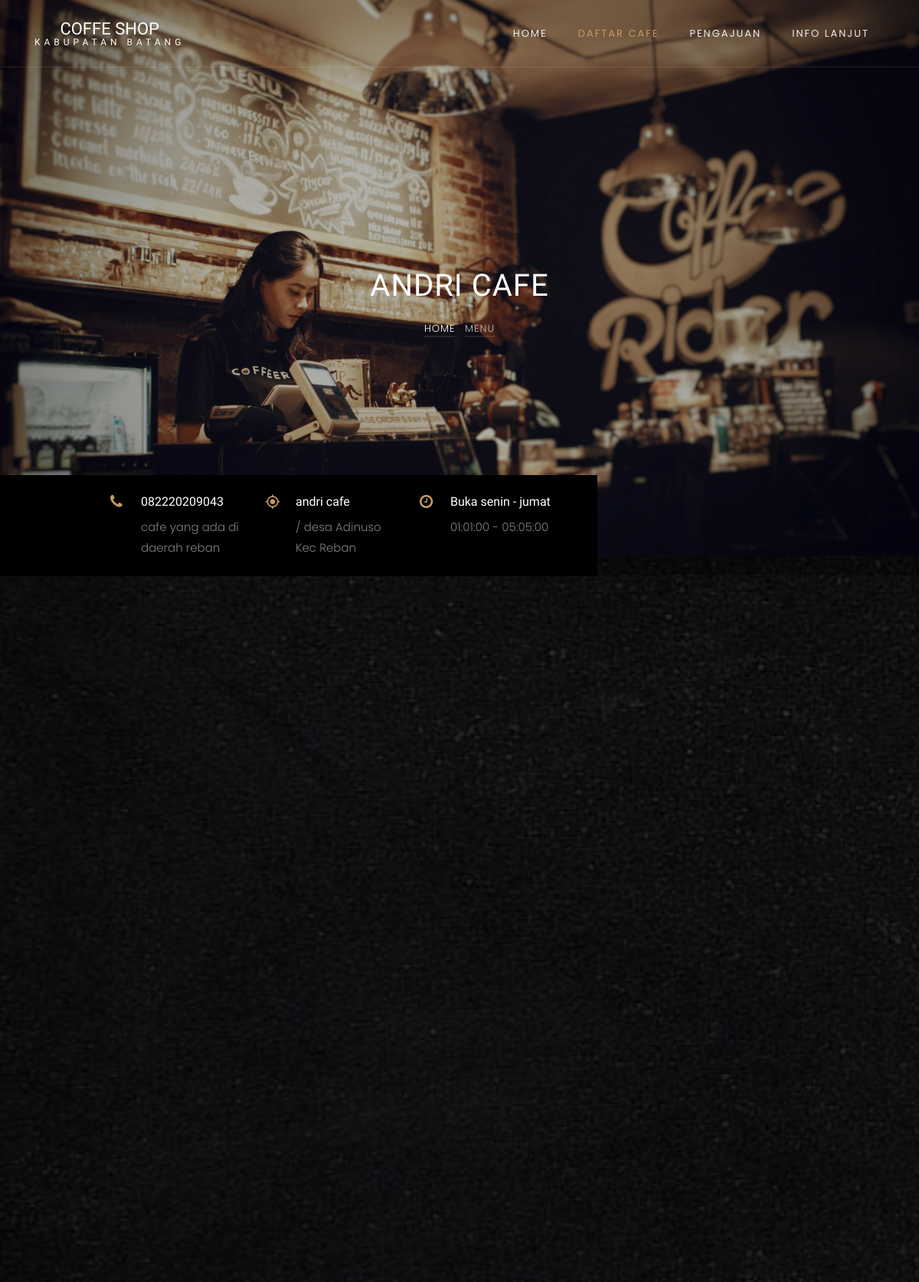
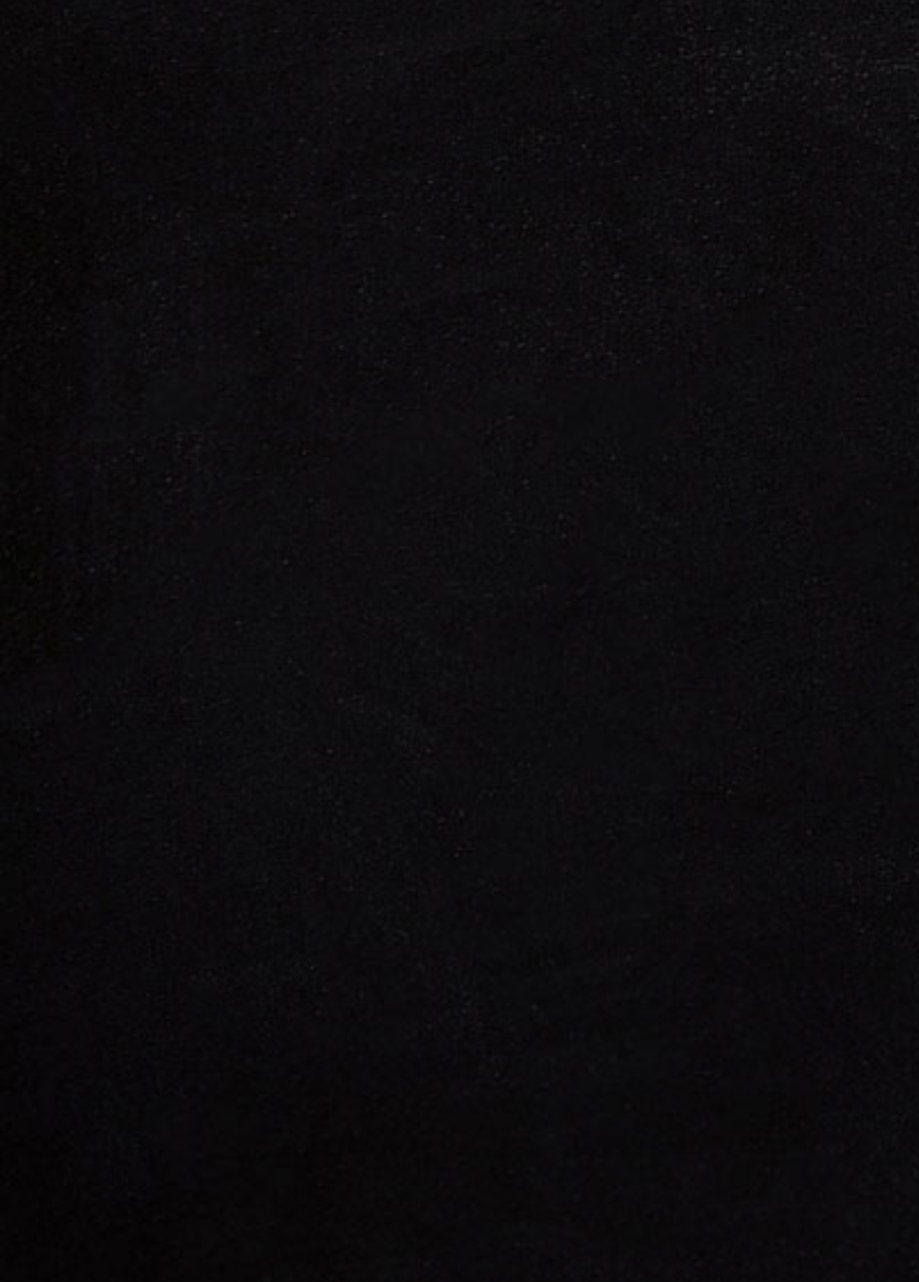
/user/menu/4 (upper part), run on the app's committed database (2 pictures, top to bottom).
### tables this page shows
CREATE TABLE `cafe` (
  `id_cafe` int(11) NOT NULL,
  `id_otomatis` varchar(11) NOT NULL,
  `id_kelurahan` int(11) NOT NULL,
  `nik` varchar(15) NOT NULL,
  `nama_cafe` varchar(100) NOT NULL,
  `nama_pemilik` varchar(40) NOT NULL,
  `email_pemilik` varchar(50) NOT NULL,
  `rt` char(5) NOT NULL,
  `rw` char(5) NOT NULL,
  `longitude` varchar(30) NOT NULL,
  `latitude` varchar(30) NOT NULL,
  `ktp` varchar(30) NOT NULL,
  `foto` varchar(50) NOT NULL,
  `deskripsi` text NOT NULL,
  `status` int(11) NOT NULL,
  `password` varchar(100) NOT NULL,
  `no_telp` varchar(15) NOT NULL,
  `jam_buka` time NOT NULL,
  `jam_tutup` time NOT NULL,
  `hari_buka` varchar(15) NOT NULL
);

CREATE TABLE `kelurahan` (
  `id_kelurahan` int(11) NOT NULL,
  `id_kecamatan` int(11) NOT NULL,
  `nama_kelurahan` varchar(30) NOT NULL
);

CREATE TABLE `kecamatan` (
  `id_kecamatan` int(11) NOT NULL,
  `nama_kecamatan` varchar(25) NOT NULL
);

### application/controllers/User.php (called while the page is built, shortened)
<?php
class User extends CI_Controller
{
	public function __construct()
	{
		$this->load->library('form_validation');
	}
	public function menu($id_cafe, $id_komentar = null, $id_menu = null)
	{
		$data['nav'] = 'list';
		$data['id_cafe'] = $id_cafe;
		$data['menu'] = $this->db->query("SELECT * from menu where id_cafe = '$id_cafe'")->result();
		$data['galeri'] = $this->db->query("SELECT * from galeri where id_cafe = '$id_cafe'")->result();
		$data['cafe'] = $this->db->query("SELECT * from cafe c join kelurahan kl on kl.id_kelurahan = c.id_kelurahan join kecamatan kc on kc.id_kecamatan = kl.id_kecamatan where c.id_cafe = $id_cafe")->row_array();
		$data['koment'] = $this->db->query("SELECT * from komentar where id_cafe = '$id_cafe'")->result();
		$data['jumlah'] = $this->db->query("SELECT count(id_komentar) as jumlah_koment from komentar where id_cafe = '$id_cafe'")->row_array();
		$this->load->view('user/template/header', $data);
		$this->load->view('user/menu');
		$this->load->view('user/template/footer');
	}
}

### index.php (called while the page is built, shortened)
<?php
require_once BASEPATH.'core/CodeIgniter.php';

### application/views/user/menu.php (the view, shortened to what this page needs)
<section class="home-slider owl-carousel">
 <div class="slider-item" style="background-image: url(<?= base_url('assets/') ?>images/bg_3.jpg);"
   data-stellar-background-ratio="0.5">
   <div class="overlay"></div>
   <div class="container">
     <div class="row slider-text justify-content-center align-items-center">
       <div class="col-md-7 col-sm-12 text-center ftco-animate">
         <h1 class="mb-3 mt-5 bread">
           <?php echo $cafe['nama_cafe']?>
         </h1>
         <p class="breadcrumbs"><span class="mr-2"><a href="index.html">Home</a></span> <span>Menu</span>
         </p>
       </div>
     </div>
   </div>
 </div>
</section>
<section class="ftco-intro">
 <div class="container-wrap">
   <div class="wrap d-md-flex align-items-xl-end">
     <div class="info">
       <div class="row">
         <div class="col-md-4 d-flex ftco-animate">
           <div class="icon"><span class="icon-phone"></span></div>
           <div class="text">
             <h3><?php echo $cafe['no_telp'] ?></h3>
             <p><?php echo $cafe['deskripsi'] ?></p>
           </div>
         </div>
         <div class="col-md-4 d-flex ftco-animate">
           <div class="icon"><span class="icon-my_location"></span></div>
           <div class="text">
             <h3><?php echo $cafe['nama_cafe'] ?></h3>
             <p> <?php echo $cafe['rt'] . '/' . $cafe['rw'] ?> <?php echo 'desa '. $cafe['nama_kelurahan'] .' Kec '. $cafe['nama_kecamatan'] ?></p>
           </div>
         </div>
         <div class="col-md-4 d-flex ftco-animate">
           <div class="icon"><span class="icon-clock-o"></span></div>
           <div class="text">
             <h3>Buka <?= $cafe['hari_buka'] ?></h3>
             <p><?php echo $cafe['jam_buka'] ?> - <?php echo $cafe['jam_tutup'] ?></p>
           </div>
         </div>
       </div>
     </div>
   </div>
 </div>
</section>
<section class="ftco-menu">
  <div class="container">
    <div class="row justify-content-center">
    </div>
    <div class="row d-md-flex">
</div>
</div>
</section>
<section class="ftco-section">
 <div class="container">
   <div class="row">
</div>
</div>
</section>

### assets/css/icomoon.css (style rules this page uses)
[class^="icon-"], [class*=" icon-"] { font-family: 'icomoon' !important; speak: none; font-style: normal; font-weight: normal; font-variant: normal; text-transform: none; line-height: 1; -webkit-font-smoothing: antialiased; -moz-osx-font-smoothing: grayscale; }
.icon-clock-o:before { content: "\f017"; }
.icon-phone:before { content: "\f095"; }
.icon-my_location:before { content: "\e55c"; }

### data on the page
cafe: nama_cafe "ANDRI CAFE", no_telp "082220209043", deskripsi "cafe yang ada di daerah reban", nama_cafe "andri cafe", id_kelurahan.nama_kelurahan "Adinuso", kecamatan.nama_kecamatan "Reban", hari_buka "senin - jumat", jam_buka "01:01:00", jam_tutup "05:05:00"
